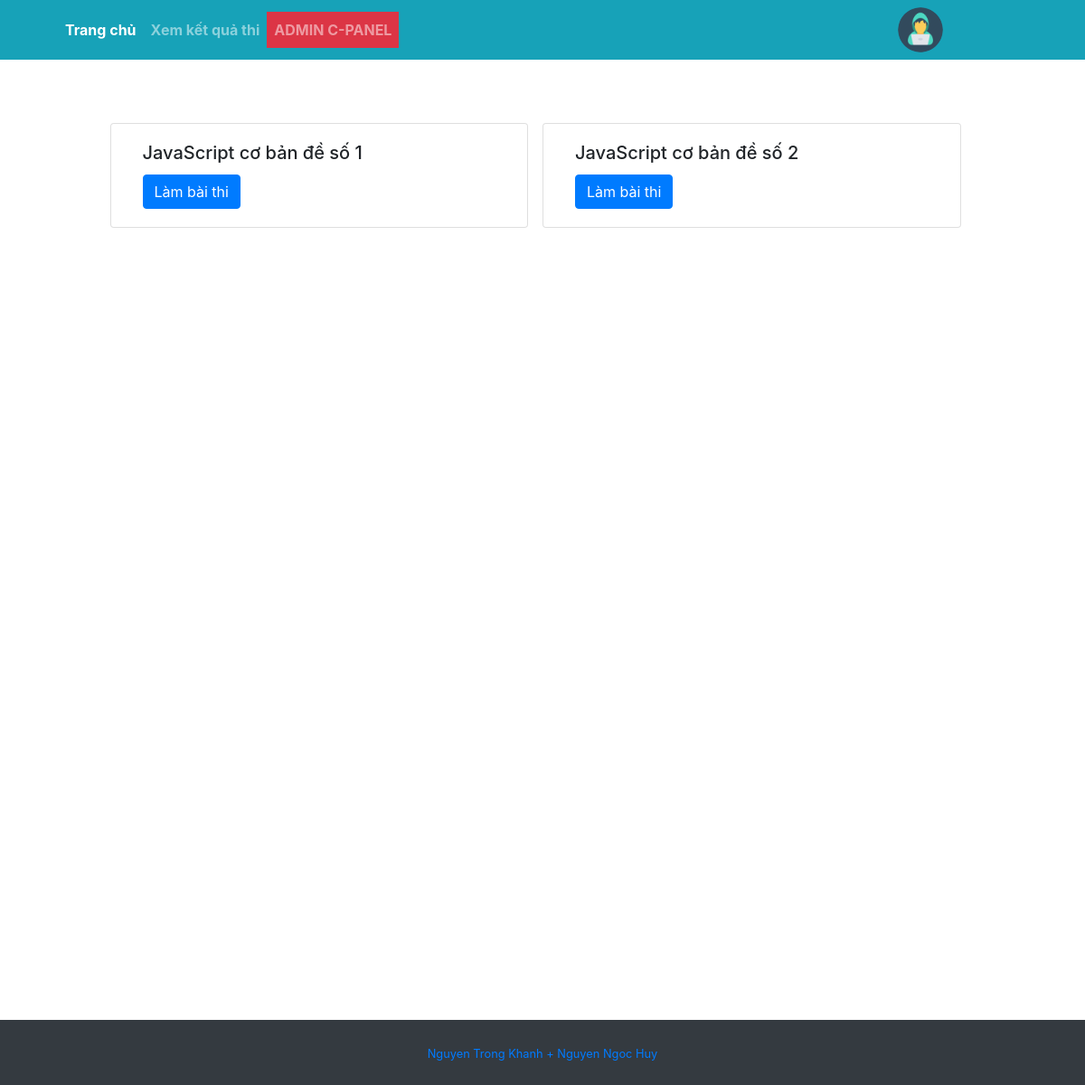
/course.php?course=7 (signed in), run on the app's committed database.
### tables this page shows
CREATE TABLE `de_thi` (
  `ma_de_thi` int(5) NOT NULL,
  `ten_de_thi` varchar(255) NOT NULL,
  `khoa_hoc` int(5) NOT NULL,
  `cau_hoi_coban` int(5) NOT NULL,
  `cau_hoi_trungbinh` int(5) NOT NULL,
  `cau_hoi_nangcao` int(5) NOT NULL
);

### course.php (the view, shortened to what this page needs)
<?php
include "./config/connection.php";
?>
<!DOCTYPE html>
<html>
<head>
  <link rel="stylesheet" href="https://maxcdn.bootstrapcdn.com/bootstrap/4.5.2/css/bootstrap.min.css">
  <link rel="stylesheet" href="./css/style.css">
  <link rel="stylesheet" href="./css/style_index.css">
</head>
<body>
  <?php include_once("./layout/header.php") ?>
  <main role="main" class="container mt-5">
      <div class="row justify-content-center">
      <?php
      $sql = "SELECT * FROM de_thi WHERE khoa_hoc = '$_GET[course]'";
      $do = mysqli_query($connect, $sql);
      while ($row = mysqli_fetch_assoc($do)) { ?>
        <div class="card col-md-5 mr-3 mt-3">
          <div class="card-body">
            <h5 class="card-title"><?php echo $row['ten_de_thi'] ?></h5>
            <a href="./doExam.php?exam=<?php echo $row['ma_de_thi']?>" class="btn btn-primary">Làm bài thi</a>
          </div>
        </div>
      <?php }
      ?>
      </div>
  </main>
  <?php include_once("./layout/footer.php") ?>
</body>
</html>

### css/style.css (style rules this page uses)
* { margin: 0; padding: 0; box-sizing: border-box; }
.row { padding: 0; margin: 0; }

### css/style_index.css (style rules this page uses)
body { min-height: 75rem; padding-top: 4.5rem; }

### data on the page
de_thi: ten_de_thi "JavaScript cơ bản đề số 1"
de_thi: ten_de_thi "JavaScript cơ bản đề số 2"
